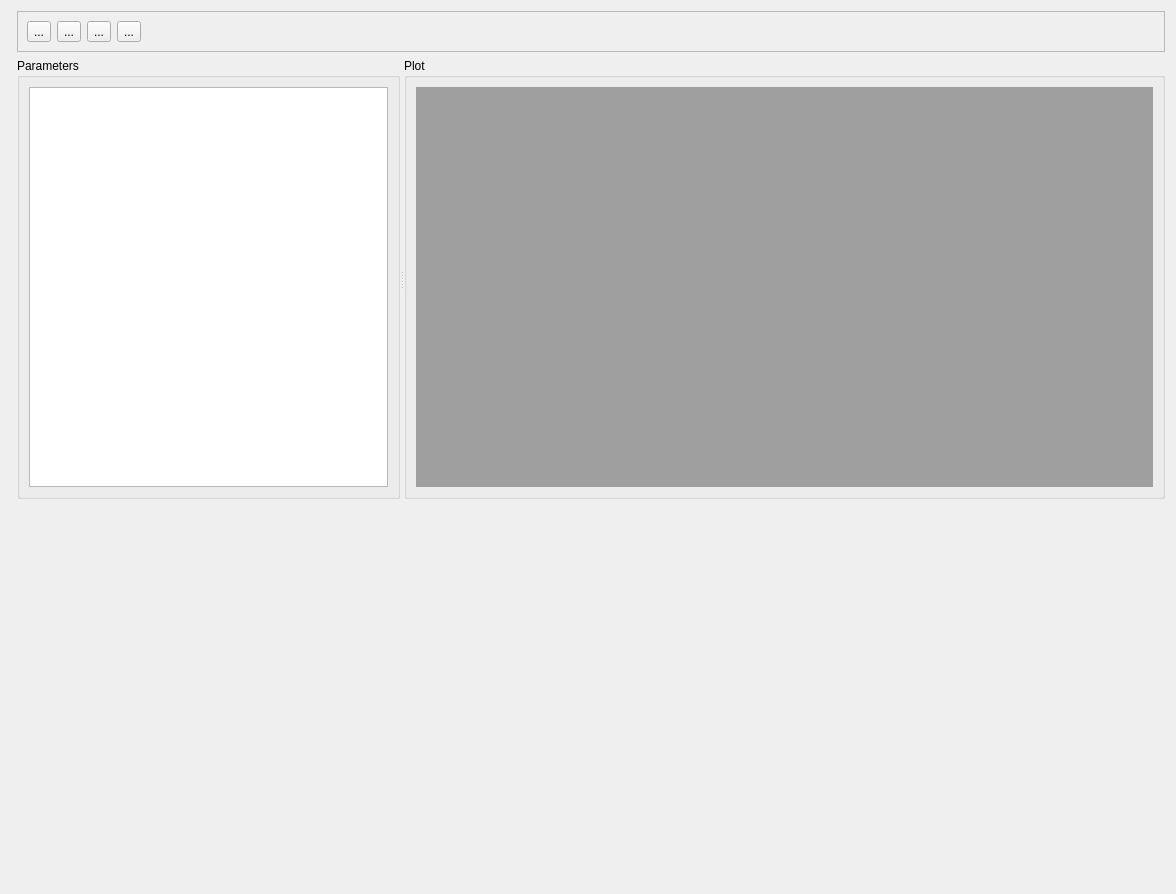
<?xml version="1.0" encoding="UTF-8"?>
<ui version="4.0">
 <class>wndradarliverun</class>
 <widget class="QDialog" name="wndradarliverun">
  <property name="geometry">
   <rect>
    <x>0</x>
    <y>0</y>
    <width>1176</width>
    <height>894</height>
   </rect>
  </property>
  <property name="windowTitle">
   <string>Dialog</string>
  </property>
  <layout class="QFormLayout" name="formLayout">
   <item row="0" column="1">
    <widget class="QFrame" name="frame">
     <property name="frameShape">
      <enum>QFrame::StyledPanel</enum>
     </property>
     <property name="frameShadow">
      <enum>QFrame::Raised</enum>
     </property>
     <layout class="QHBoxLayout" name="horizontalLayout">
      <item>
       <widget class="QToolButton" name="btnInit">
        <property name="text">
         <string>...</string>
        </property>
        <property name="icon">
         <iconset theme="media-playback-start"/>
        </property>
       </widget>
      </item>
      <item>
       <widget class="QToolButton" name="btnStart">
        <property name="text">
         <string>...</string>
        </property>
        <property name="icon">
         <iconset theme="media-playlist-repeat"/>
        </property>
       </widget>
      </item>
      <item>
       <widget class="QToolButton" name="btnStop">
        <property name="text">
         <string>...</string>
        </property>
       </widget>
      </item>
      <item>
       <widget class="QToolButton" name="btnReset">
        <property name="text">
         <string>...</string>
        </property>
       </widget>
      </item>
      <item>
       <spacer name="horizontalSpacer">
        <property name="orientation">
         <enum>Qt::Horizontal</enum>
        </property>
        <property name="sizeHint" stdset="0">
         <size>
          <width>40</width>
          <height>20</height>
         </size>
        </property>
       </spacer>
      </item>
     </layout>
    </widget>
   </item>
   <item row="1" column="1">
    <widget class="QSplitter" name="splitter">
     <property name="orientation">
      <enum>Qt::Horizontal</enum>
     </property>
     <widget class="QGroupBox" name="groupBox">
      <property name="title">
       <string>Parameters</string>
      </property>
      <layout class="QGridLayout" name="gridLayout_3">
       <item row="0" column="0">
        <widget class="QTableView" name="tblParams"/>
       </item>
      </layout>
     </widget>
     <widget class="QGroupBox" name="groupBox_2">
      <property name="title">
       <string>Plot</string>
      </property>
      <layout class="QGridLayout" name="gridLayout">
       <item row="0" column="0">
        <widget class="QMdiArea" name="mdiArea"/>
       </item>
      </layout>
     </widget>
    </widget>
   </item>
  </layout>
 </widget>
 <resources/>
 <connections/>
</ui>
